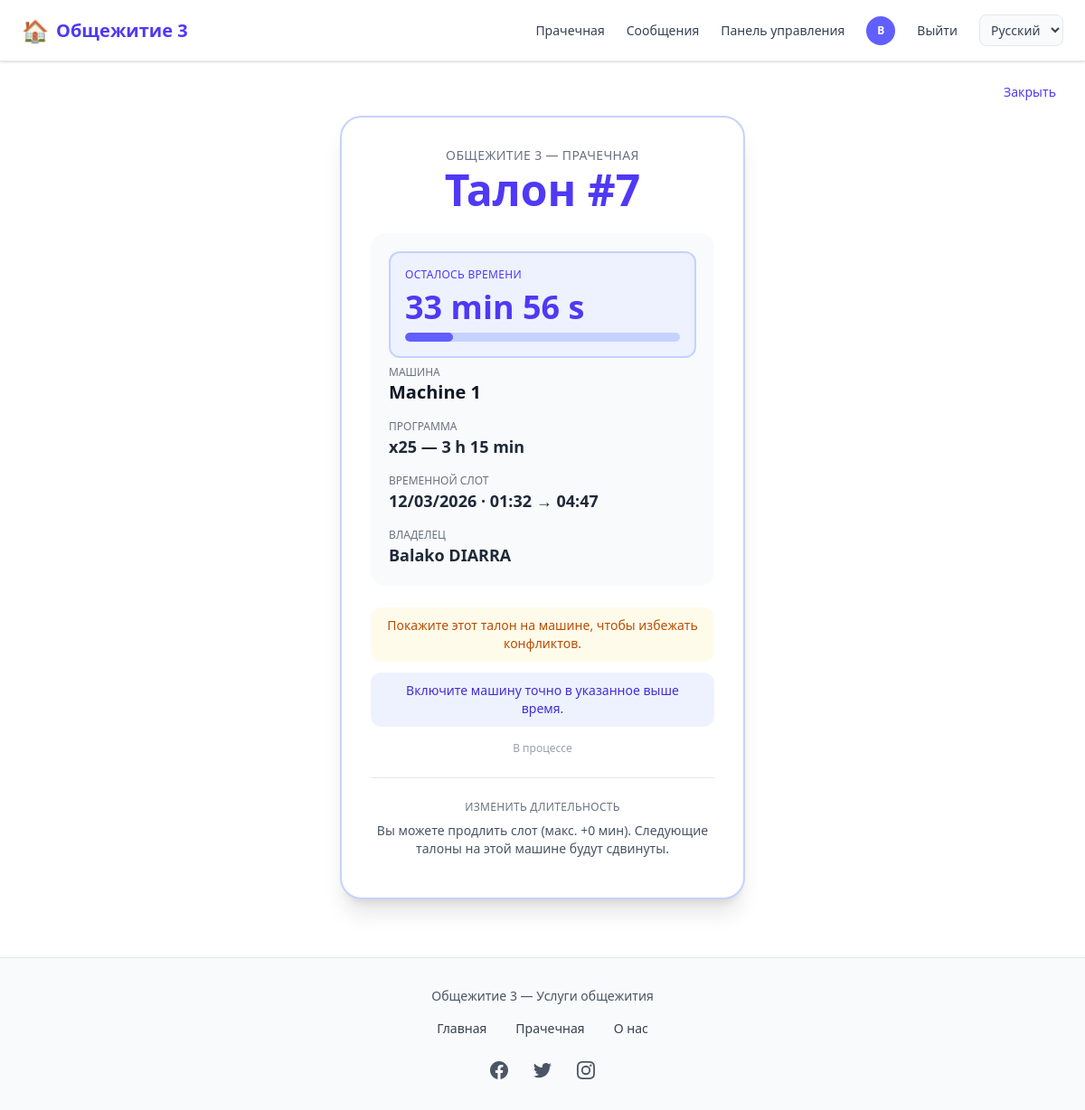
Page /laverie/ticket/34/ (signed in) on the committed database.
### comptes/models.py (models this page shows, shortened)
class CustomUser(AbstractUser):
    USER_TYPES = (
        ('ADMIN', 'Administrateur'),
        ('client', 'Client'),
        ('vendeur', 'Vendeur'),
        ('coursier', 'Coursier'),
    )
    user_type = models.CharField(max_length=22, choices=USER_TYPES, default="client")
    email = models.EmailField('Adresse email', unique=True,max_length=50)
    telephone = models.CharField(max_length=20, unique=True, blank=True)
    photo = models.ImageField(upload_to=user_photo_upload_to, null=True, blank=True)
    is_premium = models.BooleanField(default=False)
    GENRE = (('masculin', 'Masculin'), ('feminin', 'Féminin'))
    genre = models.CharField(max_length=22, choices=GENRE, null=True, blank=True)
    date_inscription = models.DateField(auto_now_add=True)
    latitude = models.DecimalField(max_digits=9, decimal_places=6, blank=True, null=True)
    longitude = models.DecimalField(max_digits=9, decimal_places=6, blank=True, null=True)
    last_activity = models.DateTimeField(null=True, blank=True, verbose_name="Dernière activité")
    REQUIRED_FIELDS = ['email', 'user_type']

### laverie/models.py (models this page shows, shortened)
class Reservation(models.Model):
    STATUT_CHOICES = [
        ('reserve', _('Reserved')),
        ('en_cours', _('In progress')),
        ('termine', _('Completed')),
        ('annule', _('Cancelled')),
    ]
    utilisateur = models.ForeignKey(
        settings.AUTH_USER_MODEL,
        on_delete=models.CASCADE,
        related_name='reservations_laverie'
    )
    machine = models.ForeignKey(Machine, on_delete=models.CASCADE, related_name='reservations')
    fonction = models.ForeignKey(
        FonctionMachine,
        on_delete=models.CASCADE,
        related_name='reservations',
        null=True,
        blank=True
    )
    debut = models.DateTimeField()
    fin = models.DateTimeField()
    statut = models.CharField(max_length=20, choices=STATUT_CHOICES, default='reserve')
    date_creation = models.DateTimeField(auto_now_add=True)
    numero = models.PositiveIntegerField(
        unique=True,
        null=True,
        blank=True,
        help_text="Numéro de ticket (séquentiel, affiché à l'utilisateur)",
    )
    class Meta:
        ordering = ['-debut']
    def duree_minutes(self):
        if self.debut and self.fin:
            delta = self.fin - self.debut
            return int(delta.total_seconds() / 60)
        if self.fonction:
            return self.fonction.duree_minutes
        return 0
    def duree_affichage(self):
        n = self.duree_minutes()
        if n >= 60:
            return f"{n // 60} h {n % 60} min" if n % 60 else f"{n // 60} h"
        return f"{n} min"
    @classmethod
    def marquer_tickets_termines(cls):
        from django.utils import timezone
        now = timezone.now()
        return cls.objects.filter(
            statut__in=('reserve', 'en_cours'),
            fin__lt=now,
        ).update(statut='termine')
    @classmethod
    def marquer_tickets_en_cours(cls):
        from django.utils import timezone
        now = timezone.now()
        return cls.objects.filter(
            statut='reserve',
            debut__lte=now,
            fin__gte=now,
        ).update(statut='en_cours')

class Machine(models.Model):
    nom = models.CharField(max_length=100, help_text="Ex: Machine 1, Lave-linge A")
    ordre = models.PositiveSmallIntegerField(default=0, help_text="Ordre d'affichage")
    active = models.BooleanField(default=True)
    date_creation = models.DateTimeField(auto_now_add=True)
    class Meta:
        ordering = ['ordre', 'nom']

class FonctionMachine(models.Model):
    machine = models.ForeignKey(Machine, on_delete=models.CASCADE, related_name='fonctions')
    nom = models.CharField(max_length=80, help_text="Ex: Coton, Jeans, Délicat")
    duree_minutes = models.PositiveIntegerField(help_text="Durée du cycle en minutes")
    ordre = models.PositiveSmallIntegerField(default=0)
    active = models.BooleanField(default=True)
    class Meta:
        ordering = ['machine', 'ordre', 'nom']
        unique_together = [['machine', 'nom']]

### laverie/views.py (the view)
# urls.py: path('ticket/<int:pk>/', views.afficher_ticket, name='afficher_ticket'),
@login_required
def afficher_ticket(request, pk):
    Reservation.marquer_tickets_termines()
    Reservation.marquer_tickets_en_cours()
    resa = get_object_or_404(Reservation, pk=pk, utilisateur=request.user)
    now = timezone.now()
    max_extend_minutes = 0
    if resa.statut in ('reserve', 'en_cours'):
        max_fin = _max_fin_prolongation(resa)
        restant = int((max_fin - resa.fin).total_seconds() / 60)
        max_extend_minutes = max(0, min(MAX_EXTEND_MINUTES, restant))
    lang = request.LANGUAGE_CODE or 'ru'
    i18n = _AFFICHER_TICKET_STRINGS.get(lang, _AFFICHER_TICKET_STRINGS['en']).copy()
    i18n['extend_slot_info'] = i18n['extend_slot_info_fmt'] % {'max': max_extend_minutes}
    context = {
        'resa': resa,
        'user_display_default': _('User'),
        'max_extend_minutes': max_extend_minutes,
        'i18n': i18n,
    }
    return render(request, 'laverie/afficher_ticket.html', context)

### comptes/context_processors.py (called while the page is built)
def laverie_i18n_context(request):
    lang = getattr(request, 'LANGUAGE_CODE', None) or 'ru'
    return {'laverie_i18n': LAVERIE_I18N.get(lang, LAVERIE_I18N['en'])}

def notifications_context(request):
    context = {
        'pending_orders_count': 0,
        'packaged_orders_count': 0,
        'unread_messages_count': 0,
    }
    if request.user.is_authenticated:
        from chat.models import Message, Conversation
        conversations = Conversation.objects.filter(
            Q(participant1=request.user) | Q(participant2=request.user)
        )
        context['unread_messages_count'] = Message.objects.filter(
            Q(conversation__in=conversations) & ~Q(sender=request.user),
            lu=False
        ).count()
    return context

### laverie/views.py (called while the page is built)
def _max_fin_prolongation(resa):
    duree_prog = resa.fonction.duree_minutes if resa.fonction else 60
    return resa.debut + timedelta(minutes=duree_prog + MAX_EXTEND_MINUTES)

### templates/laverie/afficher_ticket.html (shortened to what this page needs)
{% extends 'home.html' %}
{% load static %}
{% block contenu %}
<div class="min-h-[70vh] flex flex-col items-center justify-center px-3 sm:px-4 py-6 sm:py-8 pb-24 md:pb-8 safe-area-pb">
    <a href="{% url 'laverie:mes_tickets' %}" class="fixed top-18 right-3 sm:absolute sm:top-20 sm:right-4 z-10 inline-flex items-center justify-center min-h-[44px] min-w-[44px] py-2.5 px-4 text-indigo-600 hover:text-indigo-700 hover:bg-indigo-50 rounded-xl text-sm font-medium transition touch-manipulation bg-white/90 sm:bg-transparent shadow sm:shadow-none">
        {{ i18n.close }}
    </a>
    <div class="w-full max-w-md bg-white rounded-2xl sm:rounded-3xl shadow-xl border-2 border-indigo-200 overflow-hidden">
        <div class="p-5 sm:p-8 text-center">
            <p class="text-xs sm:text-sm text-gray-500 uppercase tracking-wide mb-1">{{ i18n.dortoir_laverie }}</p>
            <p class="text-3xl sm:text-5xl font-black text-indigo-600 mb-4 sm:mb-6 tabular-nums">{{ i18n.ticket }} #{{ resa.numero|default:resa.pk }}</p>
            <div class="space-y-4 text-left bg-gray-50 rounded-xl sm:rounded-2xl p-4 sm:p-5">
                {% if resa.statut == 'en_cours' %}
                <div id="countdown-block" class="mb-2 p-4 bg-indigo-50 rounded-xl border-2 border-indigo-200" data-end="{{ resa.fin|date:'c' }}" data-duration-minutes="{{ resa.duree_minutes }}">
                    <p class="text-xs text-indigo-600 uppercase tracking-wide mb-2">{{ i18n.time_remaining }}</p>
                    <p id="countdown-display" class="text-2xl sm:text-4xl font-black text-indigo-600 tabular-nums">--</p>
                    <div class="mt-2 h-2.5 bg-indigo-200 rounded-full overflow-hidden">
                        <div id="countdown-bar" class="h-full bg-indigo-500 rounded-full transition-all duration-1000 ease-linear" style="width: 100%"></div>
                    </div>
                </div>
                {% endif %}
                <div>
                    <p class="text-xs text-gray-500 uppercase">{{ i18n.machine }}</p>
                    <p class="text-lg sm:text-xl font-bold text-gray-900 break-words">{{ resa.machine.nom }}</p>
                </div>
                <div>
                    <p class="text-xs text-gray-500 uppercase">{{ i18n.programme }}</p>
                    <p class="text-base sm:text-lg font-semibold text-gray-800 break-words">{{ resa.fonction.nom|default:"—" }} — {{ resa.duree_affichage }}</p>
                </div>
                <div>
                    <p class="text-xs text-gray-500 uppercase">{{ i18n.time_slot }}</p>
                    <p class="text-base sm:text-lg font-semibold text-gray-800 tabular-nums">{{ resa.debut|date:"d/m/Y" }} · {{ resa.debut|time:"H:i" }} → {{ resa.fin|time:"H:i" }}</p>
                </div>
                <div>
                    <p class="text-xs text-gray-500 uppercase">{{ i18n.holder }}</p>
                    <p class="text-base sm:text-lg font-semibold text-gray-800 break-words">{{ resa.utilisateur.get_full_name|default:user_display_default }}</p>
                </div>
            </div>
            <p class="mt-4 sm:mt-6 text-xs sm:text-sm font-medium text-amber-700 bg-amber-50 rounded-xl py-2.5 px-4">
                {{ i18n.show_at_machine }}
            </p>
            <p class="mt-2 sm:mt-3 text-xs sm:text-sm font-medium text-indigo-700 bg-indigo-50 rounded-xl py-2.5 px-4">
                {{ i18n.activate_at_time }}
            </p>
            <p class="mt-3 sm:mt-4 text-xs text-gray-400">{{ resa.get_statut_display }}</p>
            {% if resa.statut == 'reserve' or resa.statut == 'en_cours' %}
            <div class="mt-4 sm:mt-6 pt-4 sm:pt-6 border-t border-gray-200">
                <p class="text-xs text-gray-500 uppercase tracking-wide mb-2">{{ i18n.change_duration }}</p>
                <p class="text-xs sm:text-sm text-gray-600 mb-3">{{ i18n.extend_slot_info }}</p>
            </div>
            {% endif %}
        </div>
    </div>
</div>
{% endblock %}

### templates/nav_footer/nav.html (shortened to what this page needs)
{% load static %}
{% load i18n %}
<nav class="hidden md:flex fixed top-0 left-0 w-full z-50 bg-white border-b border-gray-200 shadow-sm">
  <div class="flex items-center justify-between w-full max-w-7xl mx-auto px-6 py-4">
    <a href="{% url 'home' %}"
       class="flex items-center space-x-2 text-indigo-600 text-xl font-semibold hover:opacity-90 transition">
      <span class="text-2xl">🏠</span>
      <span>{% trans "Dortoir 3" %}</span>
    </a>
    <div class="flex items-center space-x-6 text-sm font-medium">
      <a href="{% url 'laverie:accueil' %}"
         class="text-gray-700 hover:text-indigo-500 transition">
        {% trans "Laverie" %}
      </a>
      {% if user.is_authenticated %}
        <a href="{% url 'chat:mes_conversations' %}"
           class="relative text-gray-700 hover:text-indigo-500 transition"
           id="nav-link-messages-desktop">
          {% trans "Messages" %}
        </a>
        {% if user.user_type == 'ADMIN' %}
          <a href="{% url 'dashboard' %}"
             class="text-gray-700 hover:text-indigo-500 transition">
            {% trans "Dashboard" %}
          </a>
        {% endif %}
        <a href="{% url 'profile' %}" class="flex items-center">
          {% if user.photo %}
            <img src="{{ user.photo.url }}"
                 class="w-8 h-8 rounded-full object-cover border">
          {% else %}
            <div class="w-8 h-8 rounded-full bg-indigo-500 flex items-center justify-center text-white text-xs font-bold">
              {{ user.first_name|first|default:user.email|first|upper }}
            </div>
          {% endif %}
        </a>
        <a href="{% url 'logout' %}"
           class="text-gray-700 hover:text-red-500 transition">
          {% trans "Log out" %}
        </a>
      {% else %}
        <a href="{% url 'login' %}"
           class="text-gray-700 hover:text-indigo-500 transition">
          {% trans "Log in" %}
        </a>
      {% endif %}
      <form action="{% url 'set_language' %}" method="post" class="inline" id="lang-form-desktop">
        <select name="language" onchange="this.form.submit()" class="text-sm border border-gray-200 rounded-lg px-2 py-1.5 bg-gray-50 text-gray-700 cursor-pointer">
          {% get_current_language as CURRENT_LANG %}
          {% for code, name in LANGUAGES %}
          <option value="{{ code }}" {% if code == CURRENT_LANG %}selected{% endif %}>{{ name }}</option>
          {% endfor %}
        </select>
      </form>
    </div>
  </div>
</nav>
            {% get_current_language as CURRENT_LANG %}

### rows in the picture
CustomUser: first_name|first "B"
Reservation: numero "7", machine.nom "Machine 1", fonction.nom "x25", duree_affichage "3 h 15 min", debut "12/03/2026", debut "01:32", fin "04:47", utilisateur.get_full_name "Balako DIARRA", statut "В процессе"

### other values in the picture
{{ i18n.close }} "Закрыть"
{{ i18n.dortoir_laverie }} "ОБЩЕЖИТИЕ 3 — ПРАЧЕЧНАЯ"
{{ i18n.ticket }} "Талон"
{{ i18n.time_remaining }} "ОСТАЛОСЬ ВРЕМЕНИ"
{{ i18n.machine }} "МАШИНА"
{{ i18n.programme }} "ПРОГРАММА"
{{ i18n.time_slot }} "ВРЕМЕННОЙ СЛОТ"
{{ i18n.holder }} "ВЛАДЕЛЕЦ"
{{ i18n.show_at_machine }} "Покажите этот талон на машине, чтобы избежать конфликтов."
{{ i18n.activate_at_time }} "Включите машину точно в указанное выше время."
{{ i18n.change_duration }} "ИЗМЕНИТЬ ДЛИТЕЛЬНОСТЬ"
{{ i18n.extend_slot_info }} "Вы можете продлить слот (макс. +0 мин). Следующие талоны на этой машине будут сдвинуты."
form field language "Русский"
